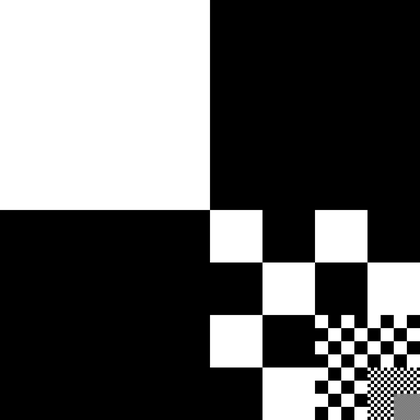
%> input picture Codes-Divers-MATLAB/Image/Exam/Exo2/chessboard.tif, 420 x 420 px, shrunk from 4096 x 4096 before the run
$ octave Exo2_Test.m   (GNU Octave 9; MATLAB toolbox functions it lacks are replaced by stand-ins)
%> lines starting %> are read from the running program, lines starting %| are printed output that depends on the picture
%%%  Mustapha BADAOUI  %%%
clear all;
close all;
clc;

f = imread('chessboard.tif');
%> f is the input picture: size 420x420 uint8; min 0, max 255, mean 95.6

%%% Ins閞ez votre code ici %%%
MM=[11 25 39];
VV=[1 4 16];
figure('name','gauss') ;
figure('name','median');
for i=1:length(MM)
    M=MM(i);
    for j=1:length(VV)

        V=VV(j);
        w=fspecial('gauss',M,V);
        g=imfilter(f,w);
        MSE = sum(sum((double(f)-double(g)).^2))/numel(f);
        PSNR = 20*log10(255/sqrt(MSE));
        figure(1);
        subplot(3,3,j+3*(i-1)),imshow(uint8(g)),title(['gauss masque =',num2str(M),' variance =',num2str(V),' PSNR =',num2str(PSNR)])

    end
% [6 lines of commented-out code are left out]
     g = medfilt2(f, [M M], 'symmetric');
        MSE = sum(sum((double(f)-double(g)).^2))/numel(f);
        PSNR = 20*log10(255/sqrt(MSE));
       figure(2);
     subplot(1,3,i),imshow(uint8(g)),title(['median masque =',num2str(M),' PSNR =',num2str(PSNR)]);

end
%> this loop made 3 passes
%> (MSE, PSNR) on passes 1 to 3: (246.6, 24.21), (993.2, 18.16), (1437.7, 16.55)
%> pass 1, `for j=1:length(VV)  V=VV(j); w=fspecial('gauss',M,V); g=imfilter(f,w);..`:
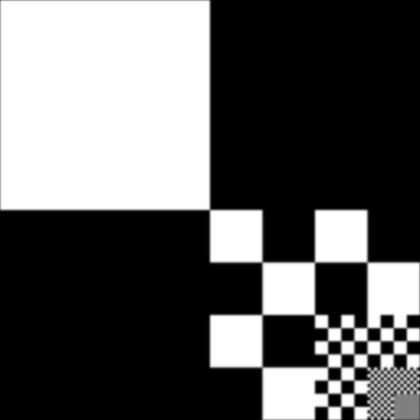
%> displayed picture: size 420x420, on the screen's scale of 0 to 255; min 0, max 255, mean 95.3
%> pass 1, `for j=1:length(VV)  V=VV(j); w=fspecial('gauss',M,V); g=imfilter(f,w);..`:
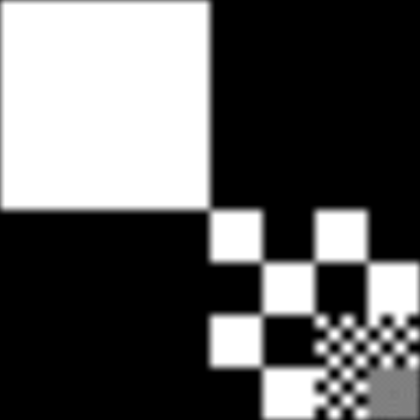
%> displayed picture: size 420x420, on the screen's scale of 0 to 255; min 0, max 255, mean 94.6
%> pass 1, `g = medfilt2(f, [M M], 'symmetric');`:
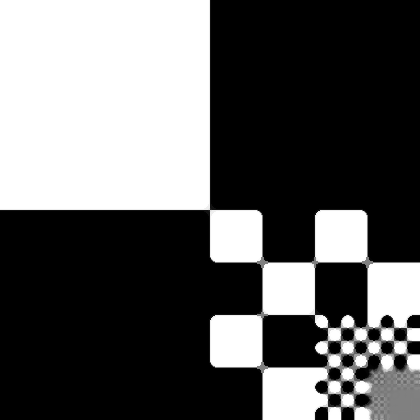
%> g: size 420x420 uint8; min 0, max 255, mean 95.5
%> after the loop:
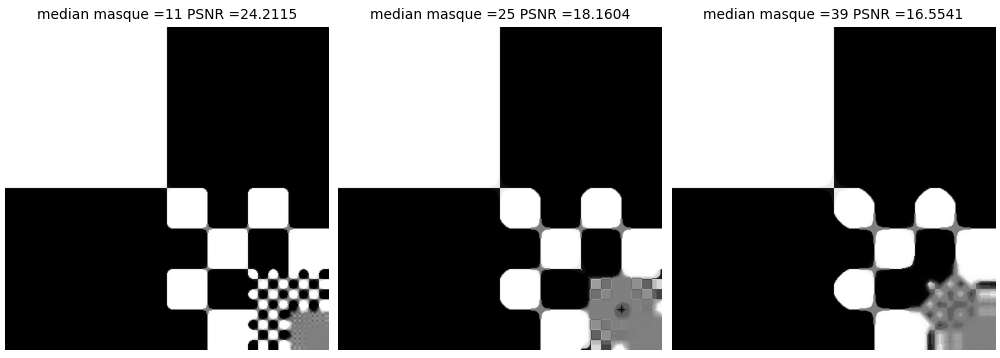
%> figure redrawn from the program's plot data, 3 panels
%%%  Mustapha BADAOUI  %%%
